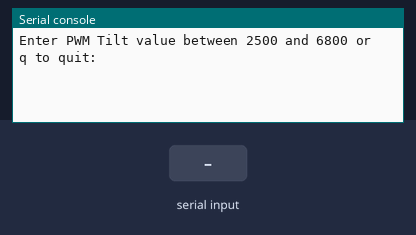
Bench run of a program on a simulated Raspberry Pi Pico running MicroPython. Shown: the last lines printed to the serial console. The test bench sets the inputs (shaded band).

Above: at 1.2 s.
1.3 s: "5" typed at the serial console, then Enter
At 2.0 s:
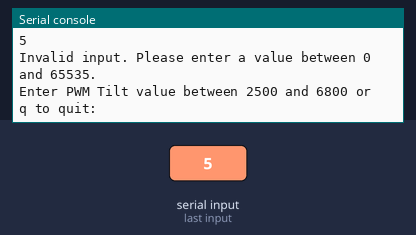
2.8 s: "90" typed at the serial console, then Enter
At 4.3 s:
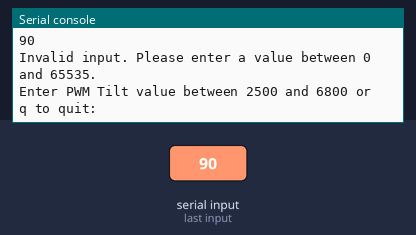

Measured:
- after the input at 1.3 s, the serial console: prints a new line at once (image 1)
- after the input at 2.8 s, the serial console: prints a new line at once (image 2)

The program:

Servo_basic.py
```python
'''
12 Jan 2026 I used this to test the servo operation and will use the code to create functions for pan tilt servos
the tilt servo is on pin 18 and pan servo is on pin 23. Adjust tilt between 2500 and 6800 for up and down with 2500 being 90 degrees and 5800 being flat forward  zero degrees elevation.

'''


# get user input for PWMValue between 0 and 65535 and set the PWM duty cycle accordingly 2500 straight up 6800 down,5800 forward
'''
import sys
from time import sleep
from machine import Pin, PWM
servoPin=18
#servoPin=8
myServo=PWM(Pin(servoPin))
myServo.freq(50)
try:
    while True:
        pwmInput=input('Enter PWM value between 0 and 65535 or q to quit: ')
        if pwmInput.lower()=='q':
            print('Exiting program')
 #           sys.exit()
        pwmValue=int(pwmInput)
        if 0 <= pwmValue <= 65535:
            myServo.duty_u16(pwmValue)
            print(f'Servo on pin {servoPin} set to PWM value {pwmValue}')

        else:
            print('Invalid input. Please enter a value between 0 and 65535.')
except KeyboardInterrupt:
    print('Program stopped by user')

'''

# import sys
# from time import sleep
# from machine import Pin, PWM
# servoPin=18
# #servoPin=8
# myServo=PWM(Pin(servoPin))
# myServo.freq(50)
# servoPinTilt =18
# myServoTilt=PWM(Pin(servoPinTilt))
# myServoTilt.freq(50)
# try:
#     while True:
#         pwmInput=input('Enter PWM value between 0 and 65535 or q to quit: ')
#         pwmInputTilt=input('Enter PWM Tilt value between 2500 and 6800 or q to quit:')
#         if pwmInput.lower()=='q':
#             print('Exiting program')
#  #           sys.exit()
#         pwmValue=int(pwmInput)
#         pwmValueTilt = int(pwmInputTilt)
#         if 0 <= pwmValue <= 65535:
#             myServo.duty_u16(pwmValue)
#             print(f'Servo on pin {servoPin} set to PWM value {pwmValue}')
#         if 2500 <= pwmValueTilt <=6800:
#             myServoTilt.duty_u16(pwmValueTilt)
#             print(f'Servo Tilt  on pin {servoPin} set to PWM value {pwmValueTilt}')
#         else:
#             print('Invalid input. Please enter a value between 0 and 65535.')
# except KeyboardInterrupt:
#     print('Program stopped by user')
#     sys.exit()
'''
# call library and test servo movement
import SERVO
import time

servoPin=12
blueServo=SERVO.servo(servoPin)
print(f"Controlling servo on GPIO pin: {servoPin}")

while True:
    for i in range(180):
        print(f"Moving to angle: {i}")
        blueServo.pos(i)
        time.sleep(.01)
    for i in range(180,0,-1):
        print(f"Moving to angle: {i}")
        blueServo.pos(i)
        time.sleep(.01)
'''


import sys
from time import sleep
from machine import Pin, PWM
servoPin=18
#servoPin=8
myServo=PWM(Pin(servoPin))
myServo.freq(50)
servoPinTilt =17
myServoTilt=PWM(Pin(servoPinTilt))
myServoTilt.freq(50)
try:
    while True:
        # pwmInput=input('Enter PWM value between 0 and 65535 or q to quit: ')
        pwmInputTilt=input('Enter PWM Tilt value between 2500 and 6800 or q to quit:')
        if pwmInputTilt.lower()=='q':
            print('Exiting program')
 #           sys.exit()
        # pwmValue=int(pwmInput)
        pwmValueTilt = int(pwmInputTilt)
        # if 0 <= pwmValue <= 65535:
        #     myServo.duty_u16(pwmValue)
        #     print(f'Servo on pin {servoPin} set to PWM value {pwmValue}')
        if 1000 <= pwmValueTilt <=7800:
            myServoTilt.duty_u16(pwmValueTilt)
            print(f'Servo Tilt  on pin {servoPin} set to PWM value {pwmValueTilt}')
        else:
            print('Invalid input. Please enter a value between 0 and 65535.')
except KeyboardInterrupt:
    print('Program stopped by user')
    sys.exit()
```
